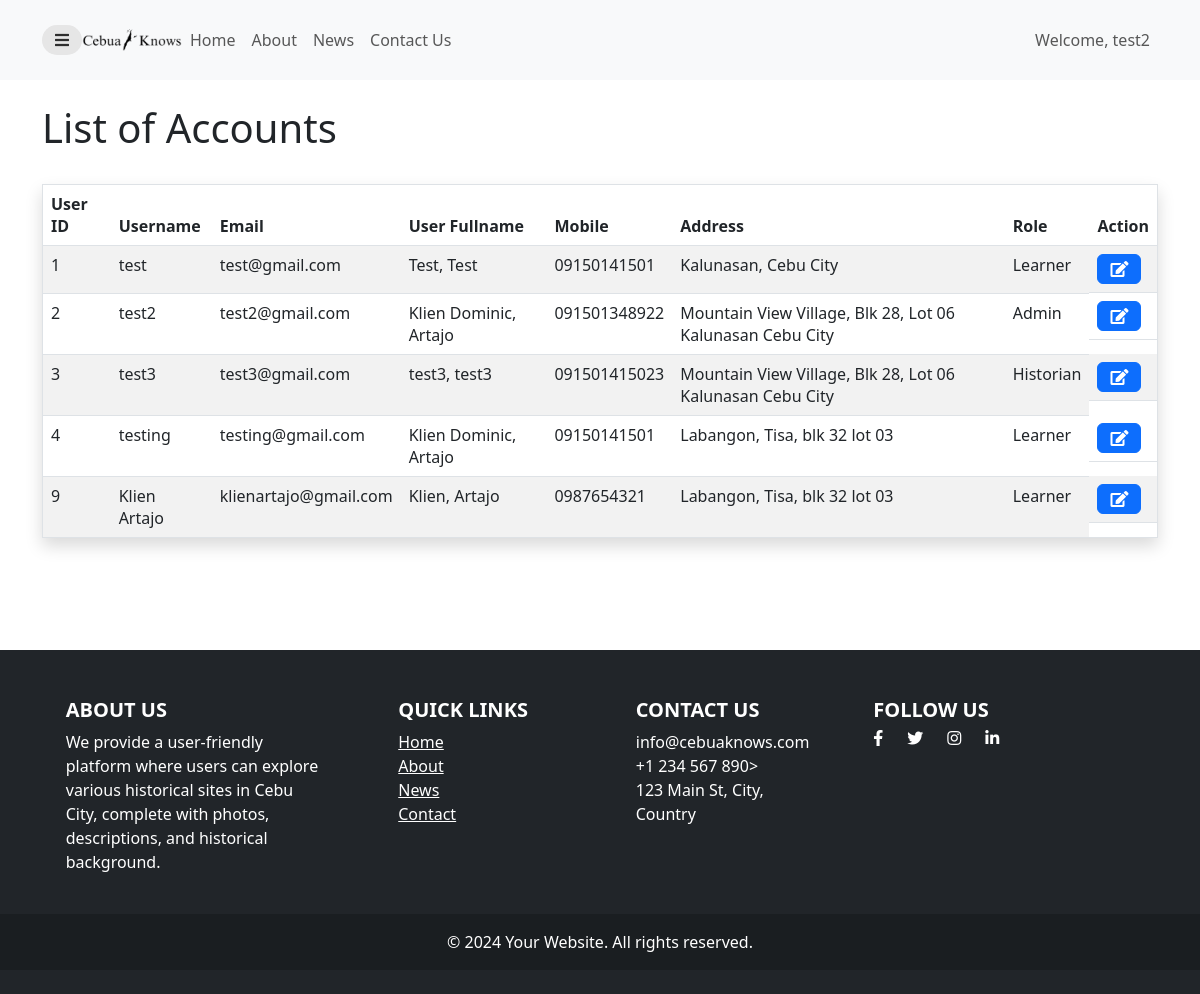
Page /user-account-list.php (signed in) on the committed database.
### tables this page shows
CREATE TABLE `users` (
  `user_id` int(11) NOT NULL,
  `username` varchar(50) NOT NULL,
  `email` varchar(50) NOT NULL,
  `password` varchar(60) NOT NULL,
  `confirm_password` varchar(50) NOT NULL,
  `firstname` varchar(20) NOT NULL,
  `lastname` varchar(20) NOT NULL,
  `bio` varchar(255) NOT NULL,
  `mobile` varchar(15) NOT NULL,
  `address` varchar(60) NOT NULL,
  `profile_picture` varchar(60) NOT NULL,
  `role` varchar(25) NOT NULL DEFAULT 'Learner'
);

### user-account-list.php (the view, shortened to what this page needs)
<?php
	include "connection.php";
		if(!empty($_SESSION["id"])){
			$id = $_SESSION["id"];
			$result = mysqli_query($conn, "SELECT * FROM users WHERE user_id = '$id' ");
			$row = mysqli_fetch_assoc($result);
		}else{
			header("Location: login.php");
			exit();
		}
?>
<!DOCTYPE>
<html>
	<head>
		<link rel="stylesheet" href="https://cdnjs.cloudflare.com/ajax/libs/twitter-bootstrap/5.3.0/css/bootstrap.min.css"/>
		<link rel="stylesheet" href="https://cdn.datatables.net/2.1.8/css/dataTables.bootstrap5.css"/>
		<link rel="stylesheet" href="https://cdn.datatables.net/responsive/3.0.3/css/responsive.bootstrap5.css"/>
		<link href="https://cdnjs.cloudflare.com/ajax/libs/font-awesome/5.15.1/css/all.min.css" rel="stylesheet" />
	</head>
	<body>
		<div class="page">
				<nav class="navbar navbar-expand-lg navbar-light bg-light">
					<div class="container">
						<button id="sidebarToggle" class="btn sidebarToggle">
							<i class="fas fa-bars"></i>
						</button>
						<div class="collapse navbar-collapse" id="navbarNav">
					<a href="dashboard-admin.php"><img src="img/land-img/logo.png" alt="Logo" width="100" height="100"></a>
							<ul class="navbar-nav me-auto">
								<li class="nav-item"><a class="nav-link" href="dashboard-admin.php">Home</a></li>
								<li class="nav-item"><a class="nav-link" href="about-admin.php">About</a></li>
								<li class="nav-item"><a class="nav-link" href="news-admin.php">News</a></li>
								<li class="nav-item"><a class="nav-link" href="contact-admin.php">Contact Us</a></li>
							</ul>
							<ul class="navbar-nav ms-auto">
								<li class="nav-item"><p class="nav-link" style="margin:0;">Welcome, <?php echo $row["username"]; ?></p></li>
							</ul>
						</div>
					</div>
				</nav>
		</div>
		<div class="container">
		<br>
			<h1>List of Accounts</h1>
		<br>
			<table id="example" class="table table-striped nowrap  border shadow" style="width:100%">
				<thead>
					<tr>
						<th>User ID</th>
						<th>Username</th>
						<th>Email</th>
						<th>User Fullname</th>
						<th>Mobile</th>
						<th>Address</th>
						<th>Role</th>
						<th>Action</th>
					</tr>
				</thead>
				<tbody>
					<?php
						$sql = "select * from users";
						$result = mysqli_query($conn, $sql);
						if($result){
							while($row = mysqli_fetch_assoc($result)){
								echo '
									<tr>
										<td>'. $row['user_id'] .'</td>
										<td>'. $row['username'] .'</td>
										<td>'. $row['email'] .'</td>
										<td>'. $row['firstname'] . ', ' . $row['lastname'].'</td>
										<td>'. $row['mobile'] . '</td>
										<td>'. $row['address'] . '</td>
										<td>'. $row['role'] . '</td>
										<td style="display:flex;">
											<a class="btn btn-primary"  href="user-account-list.php?get_id='.$row['user_id'].'"><i class="fas fa-edit"></i></a>
										</td>
									</tr>
								';
							}
						}
					?>
				</tbody>
			</table>
	</div>
	<br>
		<br>
		<br>
		<br>
		<footer class="bg-dark text-white pt-5 pb-4">
			<div class="container text-center text-md-start">
				<div class="row text-center text-md-start">
					<div class="col-md-3 col-lg-3 col-xl-3 mx-auto mb-4">
						<h5 class="text-uppercase fw-bold">About Us</h5>
						<p>We provide a user-friendly platform where users can explore various historical sites in Cebu City, complete with photos, descriptions, and historical background.</p>
					</div>
					<div class="col-md-2 col-lg-2 col-xl-2 mx-auto mb-4">
						<h5 class="text-uppercase fw-bold">Quick Links</h5>
						<ul class="list-unstyled">
							<li><a href="dashboard-admin.php" class="text-white ">Home</a></li>
							<li><a href="about-admin.php" class="text-white ">About</a></li>
							<li><a href="news-admin.php" class="text-white ">News</a></li>
							<li><a href="contact-admin.php" class="text-white ">Contact</a></li>
						</ul>
					</div>
					<div class="col-md-3 col-lg-2 col-xl-2 mx-auto mb-4">
						<h5 class="text-uppercase fw-bold">Contact Us</h5>
						<ul class="list-unstyled">
							<li>info@cebuaknows.com</li>
							<li>+1 234 567 890></li>
							<li>123 Main St, City, Country</li>
						</ul>
					</div>
					<div class="col-md-4 col-lg-3 col-xl-3 mx-auto mb-md-0 mb-4">
						<h5 class="text-uppercase fw-bold">Follow Us</h5>
						<div class="d-flex justify-content-start">
							<a href="#" class="text-white me-4"><i class="fab fa-facebook-f"></i></a>
							<a href="#" class="text-white me-4"><i class="fab fa-twitter"></i></a>
							<a href="#" class="text-white me-4"><i class="fab fa-instagram"></i></a>
							<a href="#" class="text-white"><i class="fab fa-linkedin-in"></i></a>
						</div>
					</div>
				</div>
			</div>
			<div class="text-center p-3" style="background-color: rgba(0, 0, 0, 0.2);">
				© 2024 Your Website. All rights reserved.
			</div>
		</footer>
	</body>
</html>

### user-account-list.php (style rules this page uses)
.sidebarToggle { font-size: 16px; color: rgba(0, 0, 0, 0.8); z-index: 999; background-color: #e6e6e6; transition: all 0.3s ease; border-radius: 50px; }
.navbar { width:100%; height:10vh; }
.navbar .container { height:5vh; }

### rows in the picture
users: username "test2", user_id "2", email "test2@gmail.com", firstname "Klien Dominic", lastname "Artajo", mobile "091501348922", address "Mountain View Village, Blk 28, Lot 06 Kalunasan Cebu City", role "Admin"
users: user_id "1", username "test", email "test@gmail.com", firstname "Test", lastname "Test", mobile "09150141501", address "Kalunasan, Cebu City", role "Learner"
users: user_id "3", username "test3", email "test3@gmail.com", firstname "test3", lastname "test3", mobile "091501415023", address "Mountain View Village, Blk 28, Lot 06 Kalunasan Cebu City", role "Historian"
users: user_id "4", username "testing", email "testing@gmail.com", firstname "Klien Dominic", lastname "Artajo", mobile "09150141501", address "Labangon, Tisa, blk 32 lot 03", role "Learner"
users: user_id "9", username "Klien Artajo", email "klienartajo@gmail.com", firstname "Klien", lastname "Artajo", mobile "0987654321", address "Labangon, Tisa, blk 32 lot 03", role "Learner"
